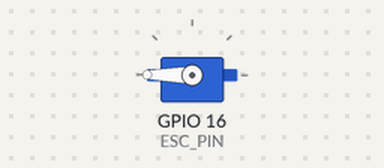
The sketch below on a simulated ESP32. Parts: servo.

Above: at 0.0 s.
At 7.0 s:
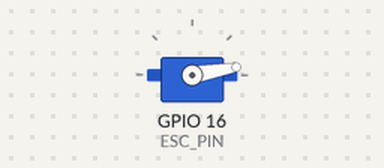
Timing chart, 0 to 8.5 s (numbered marks = the images above):
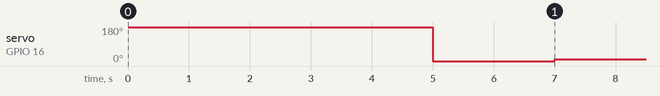

The sketch:

BLDC_ESP32_Calibration.ino
```cpp
#include <ESP32Servo.h>

#define ESC_PIN 16

Servo esc;

void setup()
{
  esc.attach(ESC_PIN,  1000, 2000);
  esc.write(180);
  delay(5000);
  esc.write(0);
  delay(2000);
  esc.write(10);
}

void loop()
{
}
```

Measured:
- by itself, servo on GPIO 16 (ESC_PIN): 180° → 0° at 5.0 s, → 10° 2.0 s later
